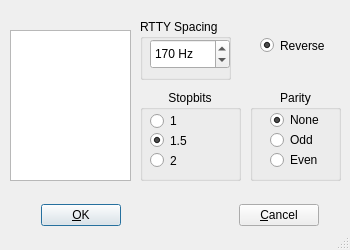
<ui version="4.0" >
 <class>ModeMenu</class>
 <widget class="QDialog" name="ModeMenu" >
  <property name="geometry" >
   <rect>
    <x>0</x>
    <y>0</y>
    <width>350</width>
    <height>250</height>
   </rect>
  </property>
  <property name="sizePolicy" >
   <sizepolicy vsizetype="Fixed" hsizetype="Fixed" >
    <horstretch>0</horstretch>
    <verstretch>0</verstretch>
   </sizepolicy>
  </property>
  <property name="minimumSize" >
   <size>
    <width>350</width>
    <height>250</height>
   </size>
  </property>
  <property name="baseSize" >
   <size>
    <width>350</width>
    <height>150</height>
   </size>
  </property>
  <property name="windowTitle" >
   <string>Change Rx Mode</string>
  </property>
  <property name="sizeGripEnabled" >
   <bool>true</bool>
  </property>
  <widget class="QWidget" name="layout3" >
   <property name="geometry" >
    <rect>
     <x>30</x>
     <y>190</y>
     <width>300</width>
     <height>50</height>
    </rect>
   </property>
   <layout class="QHBoxLayout" >
    <item>
     <widget class="QPushButton" name="buttonOk" >
      <property name="minimumSize" >
       <size>
        <width>60</width>
        <height>20</height>
       </size>
      </property>
      <property name="text" >
       <string>&amp;OK</string>
      </property>
      <property name="shortcut" >
       <string/>
      </property>
      <property name="autoDefault" >
       <bool>true</bool>
      </property>
      <property name="default" >
       <bool>true</bool>
      </property>
     </widget>
    </item>
    <item>
     <spacer>
      <property name="orientation" >
       <enum>Qt::Horizontal</enum>
      </property>
      <property name="sizeType" >
       <enum>QSizePolicy::Expanding</enum>
      </property>
      <property name="sizeHint" >
       <size>
        <width>110</width>
        <height>20</height>
       </size>
      </property>
     </spacer>
    </item>
    <item>
     <widget class="QPushButton" name="buttonCancel" >
      <property name="minimumSize" >
       <size>
        <width>60</width>
        <height>20</height>
       </size>
      </property>
      <property name="text" >
       <string>&amp;Cancel</string>
      </property>
      <property name="shortcut" >
       <string/>
      </property>
      <property name="autoDefault" >
       <bool>true</bool>
      </property>
     </widget>
    </item>
   </layout>
  </widget>
  <widget class="QRadioButton" name="Reverse" >
   <property name="geometry" >
    <rect>
     <x>260</x>
     <y>30</y>
     <width>80</width>
     <height>31</height>
    </rect>
   </property>
   <property name="text" >
    <string>Reverse</string>
   </property>
   <property name="checked" >
    <bool>true</bool>
   </property>
  </widget>
  <widget class="QGroupBox" name="ParityLayout" >
   <property name="geometry" >
    <rect>
     <x>250</x>
     <y>90</y>
     <width>91</width>
     <height>91</height>
    </rect>
   </property>
   <property name="title" >
    <string>Parity</string>
   </property>
   <property name="alignment" >
    <set>Qt::AlignHCenter</set>
   </property>
   <widget class="QRadioButton" name="Odd" >
    <property name="geometry" >
     <rect>
      <x>20</x>
      <y>40</y>
      <width>61</width>
      <height>20</height>
     </rect>
    </property>
    <property name="text" >
     <string>Odd</string>
    </property>
    <property name="buttonGroupId" stdset="0" >
     <number>1</number>
    </property>
   </widget>
   <widget class="QRadioButton" name="Even" >
    <property name="geometry" >
     <rect>
      <x>20</x>
      <y>60</y>
      <width>60</width>
      <height>20</height>
     </rect>
    </property>
    <property name="text" >
     <string>Even</string>
    </property>
    <property name="buttonGroupId" stdset="0" >
     <number>2</number>
    </property>
   </widget>
   <widget class="QRadioButton" name="None" >
    <property name="geometry" >
     <rect>
      <x>20</x>
      <y>20</y>
      <width>60</width>
      <height>20</height>
     </rect>
    </property>
    <property name="text" >
     <string>None</string>
    </property>
    <property name="checked" >
     <bool>true</bool>
    </property>
    <property name="buttonGroupId" stdset="0" >
     <number>0</number>
    </property>
   </widget>
  </widget>
  <widget class="QListWidget" name="RxMode" >
   <property name="geometry" >
    <rect>
     <x>10</x>
     <y>30</y>
     <width>121</width>
     <height>151</height>
    </rect>
   </property>
  </widget>
  <widget class="QGroupBox" name="Spacing" >
   <property name="geometry" >
    <rect>
     <x>140</x>
     <y>19</y>
     <width>91</width>
     <height>61</height>
    </rect>
   </property>
   <property name="title" >
    <string>RTTY Spacing</string>
   </property>
   <widget class="QSpinBox" name="RTTYSpacing" >
    <property name="enabled" >
     <bool>true</bool>
    </property>
    <property name="geometry" >
     <rect>
      <x>10</x>
      <y>20</y>
      <width>80</width>
      <height>30</height>
     </rect>
    </property>
    <property name="suffix" >
     <string> Hz</string>
    </property>
    <property name="minimum" >
     <number>0</number>
    </property>
    <property name="maximum" >
     <number>999</number>
    </property>
    <property name="value" >
     <number>170</number>
    </property>
   </widget>
  </widget>
  <widget class="QGroupBox" name="StopbitsLayout" >
   <property name="geometry" >
    <rect>
     <x>140</x>
     <y>90</y>
     <width>101</width>
     <height>91</height>
    </rect>
   </property>
   <property name="title" >
    <string>Stopbits</string>
   </property>
   <property name="alignment" >
    <set>Qt::AlignHCenter</set>
   </property>
   <widget class="QRadioButton" name="One" >
    <property name="geometry" >
     <rect>
      <x>10</x>
      <y>20</y>
      <width>80</width>
      <height>22</height>
     </rect>
    </property>
    <property name="text" >
     <string>1</string>
    </property>
    <property name="buttonGroupId" stdset="0" >
     <number>0</number>
    </property>
   </widget>
   <widget class="QRadioButton" name="Onepoint5" >
    <property name="geometry" >
     <rect>
      <x>10</x>
      <y>40</y>
      <width>81</width>
      <height>21</height>
     </rect>
    </property>
    <property name="text" >
     <string>1.5</string>
    </property>
    <property name="checked" >
     <bool>true</bool>
    </property>
    <property name="buttonGroupId" stdset="0" >
     <number>1</number>
    </property>
   </widget>
   <widget class="QRadioButton" name="Two" >
    <property name="geometry" >
     <rect>
      <x>10</x>
      <y>60</y>
      <width>80</width>
      <height>21</height>
     </rect>
    </property>
    <property name="text" >
     <string>2</string>
    </property>
    <property name="buttonGroupId" stdset="0" >
     <number>2</number>
    </property>
   </widget>
  </widget>
 </widget>
 <layoutdefault spacing="6" margin="11" />
 <pixmapfunction>qPixmapFromMimeSource</pixmapfunction>
 <includes>
  <include location="local" >constants.h</include>
 </includes>
 <resources/>
 <connections>
  <connection>
   <sender>buttonOk</sender>
   <signal>clicked()</signal>
   <receiver>ModeMenu</receiver>
   <slot>accept()</slot>
   <hints>
    <hint type="sourcelabel" >
     <x>20</x>
     <y>20</y>
    </hint>
    <hint type="destinationlabel" >
     <x>20</x>
     <y>20</y>
    </hint>
   </hints>
  </connection>
  <connection>
   <sender>buttonCancel</sender>
   <signal>clicked()</signal>
   <receiver>ModeMenu</receiver>
   <slot>reject()</slot>
   <hints>
    <hint type="sourcelabel" >
     <x>20</x>
     <y>20</y>
    </hint>
    <hint type="destinationlabel" >
     <x>20</x>
     <y>20</y>
    </hint>
   </hints>
  </connection>
 </connections>
</ui>
